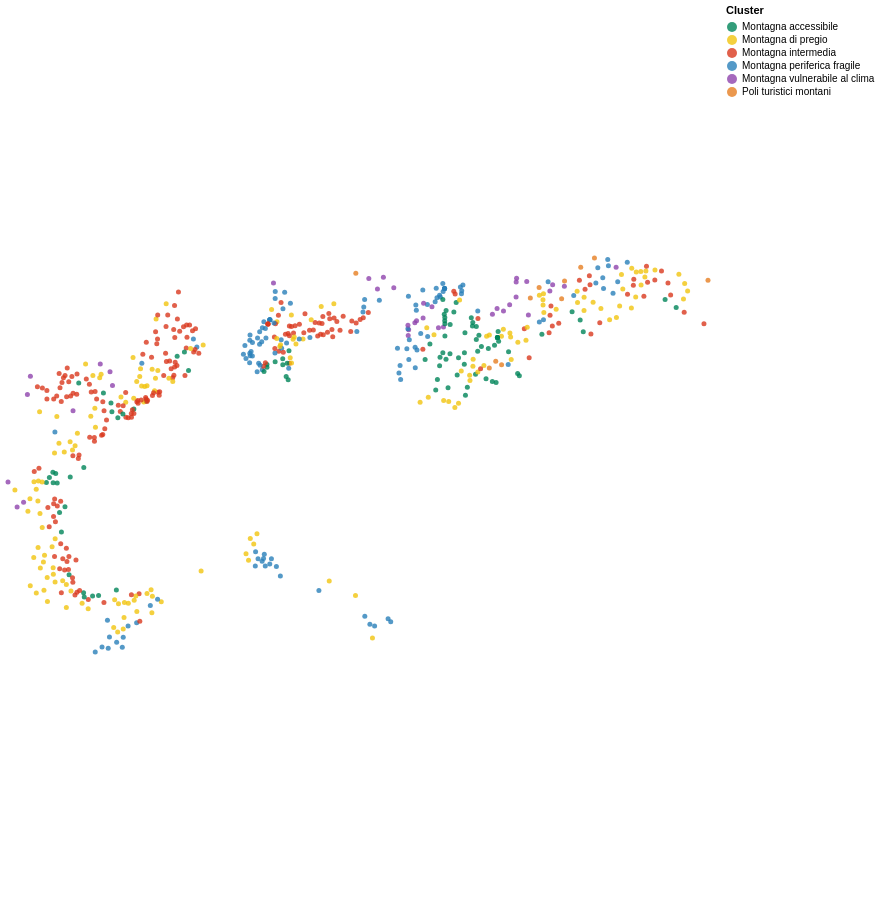

Write the Vega-Lite specification saved for this chart.
### Vega-Lite specification from a JSON file in a GitHub repository (floating-point values rounded to 4 significant figures; data arrays with more than 128 entries replaced by an {"elided": "..."} marker saying what was removed)
{"config": {"background": "transparent", "view": {"stroke": "transparent"}, "range": {"category": ["#008559", "#F1C40F", "#D9381E", "#2980B9", "#8E44AD", "#E67E22", "#16A085"]}, "axis": {"labelFontSize": 11, "titleFontSize": 12}, "header": {"labelFontSize": 11, "titleFontSize": 12}}, "data": {"name": "data-bcab187401f4e0af529e5b5ac5b20e60"}, "mark": {"type": "circle", "opacity": 0.8, "size": 25}, "encoding": {"color": {"field": "cluster_name", "legend": {"title": "Cluster"}, "type": "nominal"}, "latitude": {"field": "lat", "type": "quantitative"}, "longitude": {"field": "lon", "type": "quantitative"}, "tooltip": [{"field": "comune_norm", "title": "Comune", "type": "nominal"}, {"field": "cluster_name", "title": "Cluster", "type": "nominal"}, {"field": "growth_since_1992", "title": "Crescita", "type": "quantitative"}, {"field": "Prezzo_medio", "format": ",.0f", "title": "Prezzo medio", "type": "quantitative"}]}, "height": 900, "params": [{"name": "param_2", "select": {"type": "interval", "encodings": ["x", "y"]}, "bind": "scales"}], "projection": {"type": "mercator"}, "width": 700, "$schema": "https://vega.github.io/schema/vega-lite/v5.20.1.json", "datasets": {"data-bcab187401f4e0af529e5b5ac5b20e60": {"elided": "637 records"}}}
